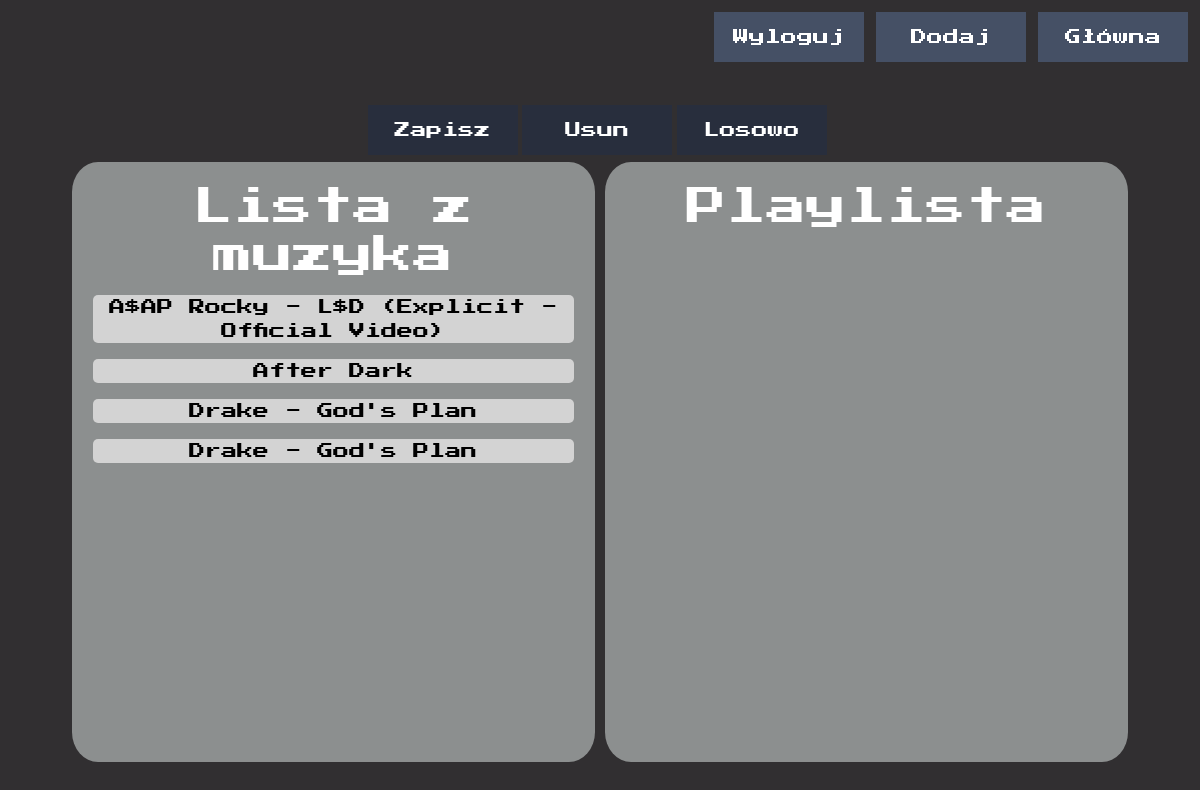
Before: /pages/playlist.php with the older database file.
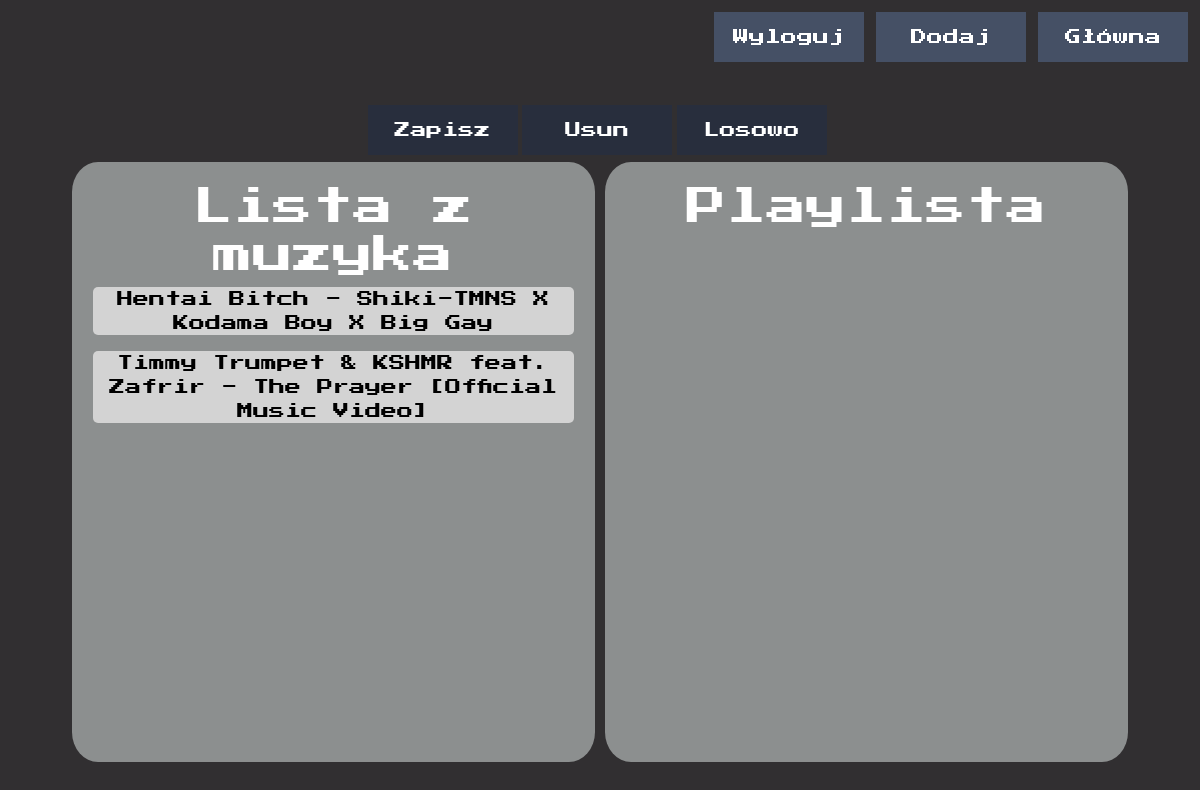
After: the same page with the newer database file.
### tables this page shows
CREATE TABLE `music` (
  `id` int(11) NOT NULL,
  `songId` varchar(50) NOT NULL,
  `title` varchar(100) NOT NULL,
  `date` date NOT NULL,
  `link` text NOT NULL,
  `thumbnail` varchar(100) NOT NULL,
  `viewCount` int(12) NOT NULL,
  `likeCount` int(11) NOT NULL,
  `dislikeCount` int(11) NOT NULL,
  `commentCount` int(11) NOT NULL
);

### pages/playlist.php (the view, shortened to what this page needs)
<!DOCTYPE html>
<html lang="en">
<head>
    <link rel="stylesheet" href="https://cdn.jsdelivr.net/npm/bootstrap@5.1.3/dist/css/bootstrap.min.css">
    <link rel="stylesheet" href="../src/css/playlist-page.css">
</head>
<body>
    <div id="menu-section">
        <div id="index-div" class="menu-button-div">
            <input type="button" id="index-button" class="Pbutton" name="button" value="Główna" />
        </div>
        <div id="playlist-div" class="menu-button-div">
            <input type="button" id="add-button" class="Pbutton" name="button" value="Dodaj" />
        </div>
        <div id="logout-div" class="menu-button-div">
            <input type="button" id="logout-button" class="Wbutton" name="button" value="Wyloguj" />
        </div>
    </div>
    <div id="functions">
        <div id="index-div" class="menu-button-div">
            <input type="button" id="save-button" class="FButton" name="button" value="Zapisz" />
        </div>
        <div id="index-div" class="menu-button-div">
            <input type="button" id="delete-button" class="FButton" name="button" value="Usun" />
        </div>
        <div id="index-div" class="menu-button-div">
            <input type="button" id="random-button" class="FButton" name="button" value="Losowo" />
        </div>
    </div>
    <div id="center">
        <div id="music-list" class="container">
        <h1>Lista z muzyka</h1>
            <?php
                require "../php/dbconnection.php";
                $sql = "SELECT id,title FROM music;";
                $sql2 ="SELECT musicId FROM playlist;";
                $sql_data = $db -> query($sql);
                $sql_checkData = $db -> query($sql2);
                $checkData = array();
                foreach($sql_checkData as $myData){
                    array_push($checkData, $myData['musicId']);
                }
                foreach($sql_data as $data){
                    if(in_array($data['id'], $checkData) != TRUE){
                        echo('<p id= "'.$data['id'].'"class="draggable listElement" draggable="true">'.$data['title'].'</p>');
                    }
                };
            ?>
        </div>
        <div id="playlist-list" class="container">
            <h1>Playlista</h1>
        </div>
    </div>
</body>
</html>

### src/css/playlist-page.css (style rules this page uses)
body { font-family: 'Press Start 2P', cursive; background-color: #312f31; color: white; }
#menu-section { margin-left: auto; margin-right: auto; height: 100px; }
.Pbutton { margin-top: 1%; float: right; cursor: pointer; background-color: #455065; color: white; padding: 10px; width: 150px; height: 50px; border: none; margin-right: 1%; }
.Wbutton { margin-top: 1%; float: right; cursor: pointer; background-color: #455065; color: white; padding: 10px; width: 150px; height: 50px; border: none; margin-right: 1%; }
.FButton { margin-top: 1%; cursor: pointer; float: left; background-color: #282e3d; color: white; padding: 10px; width: 150px; height: 50px; border: none; margin-right: 1%; }
#functions { margin-left: auto; margin-right: auto; width: 465px; display: block; height: 50px; }
#center { display: block; margin-left: 5%; width: 90%; height: 600px; padding: 1%; }
#music-list { float: left; width: 49.5%; height: max-content; background-color: #8c8f8f; margin-right: 1%; border-radius: 5%; min-height: 600px; padding: 2%; text-align: center; }
#playlist-list { float: left; width: 49.5%; height: max-content; min-height: 600px; padding: 2%; background-color: #8c8f8f; border-radius: 5%; text-align: center; }
.listElement { color: black; background-color: lightgray; border-radius: 5px; height: 10%; text-align: center; }
.draggable { cursor: move; }

Changed rows visible on the page:
removed music: title "A$AP Rocky - L$D (Explicit - Official Video)"
removed music: title "After Dark"
removed music: title "Drake - God's Plan"
removed music: title "Drake - God's Plan"
added music: title "Hentai Bitch - Shiki-TMNS X Kodama Boy X Big Gay"
added music: title "Timmy Trumpet & KSHMR feat. Zafrir - The Prayer [Official Music Video]"
